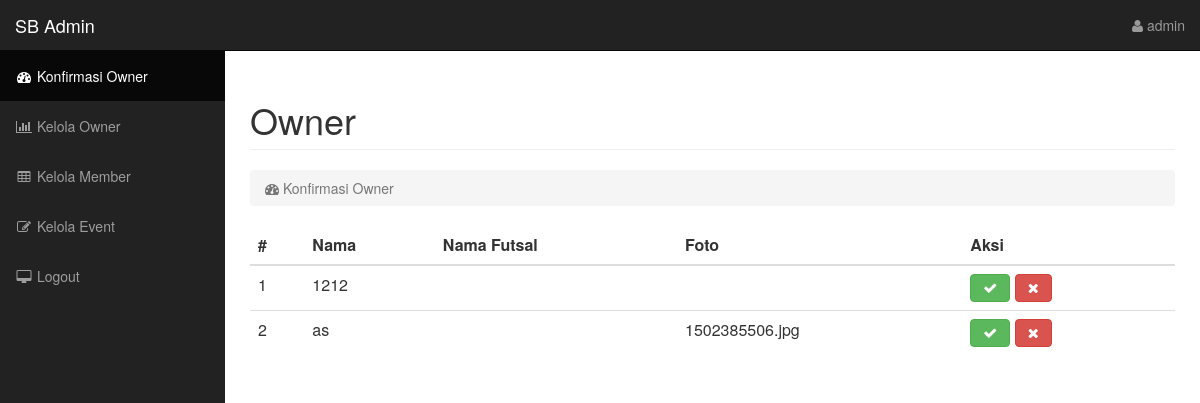
/admin (signed in), run on the app's committed database.
### tables this page shows
CREATE TABLE `owner_futsal` (
  `id_owner` int(11) NOT NULL,
  `username_owner` varchar(30) DEFAULT NULL,
  `password_owner` varchar(32) DEFAULT NULL,
  `nama_owner` varchar(30) DEFAULT NULL,
  `telp` varchar(50) DEFAULT NULL,
  `nama_futsal` varchar(50) DEFAULT NULL,
  `alamat_futsal` varchar(500) DEFAULT NULL,
  `fasilitas` varchar(300) DEFAULT NULL,
  `info_futsal` text,
  `foto_futsal` varchar(20) DEFAULT NULL,
  `status_aktif` enum('0','1') DEFAULT NULL
);

### admin/includes/main.php (the view, shortened to what this page needs)
<div class="row">
    <div class="col-lg-12">
        <h1 class="page-header">Owner</h1>
        <ol class="breadcrumb">
            <li class="active"><i class="fa fa-dashboard"></i> Konfirmasi Owner</li>
        </ol>
    </div>
    </div>
                <div class="row">
                    <div class="col-lg-12">
<?php
$q = mysqli_query($conn,"SELECT * from owner_futsal where status_aktif = '0'");
 ?>
                    <table class="table table-hover">
                        <thead>
                            <th>#</th><th>Nama</th><th>Nama Futsal</th><th>Foto</th><th>Aksi</th>
                        </thead>
                        <tbody>
                        <?php $no =1; while ($d = mysqli_fetch_object($q)) {
?>                        	<tr>
                        		<td><?php echo $no++; ?></td>
                        		<td><?php echo $d->nama_owner; ?></td>
                        		<td><?php echo $d->nama_futsal; ?></td>
                        		<td><?php echo $d->foto_futsal; ?></td>
                        		<td><a href="../system/approve.php?id=<?php echo $d->id_owner; ?>"><button class="btn btn-success"><i class="fa fa-check"></i></button></a> <a href="#"><button class="btn btn-danger"><i class="fa fa-remove"></i></button></a></td>
                        	</tr>
                        	<?php } ?>
                        </tbody>
                    </table>
                    </div>
                    </div>

### admin/assets/css/sb-admin.css (style rules this page uses)
body { margin-top: 100px; background-color: #222; }
@media (min-width:768px) { body { margin-top: 50px; } }

### data on the page
owner_futsal: nama_owner "1212"
owner_futsal: nama_owner "as", foto_futsal "1502385506.jpg"

### other printed values
$_SESSION['username'] "admin"
